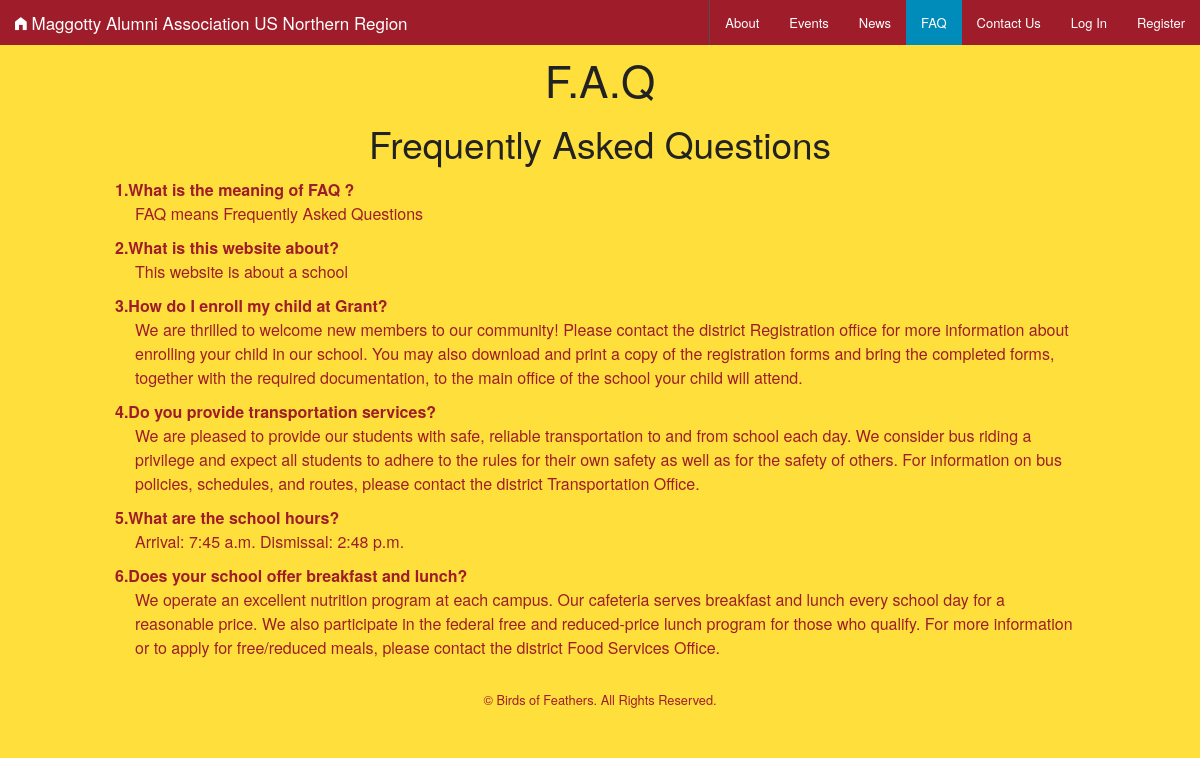
Screenshot of /birdsoffeathers/faq.php with the database file from the repository.
### tables this page shows
CREATE TABLE `FAQContent` (
  `FAQID` int(11) NOT NULL AUTO_INCREMENT,
  `FAQQuestion` varchar(200) NOT NULL,
  `FAQAnswer` varchar(4000) NOT NULL,
  `FAQStatus` enum('Inactive','Active') NOT NULL,
  PRIMARY KEY (`FAQID`)
);

### birdsoffeathers/faq.php (the view, shortened to what this page needs)
<?php
include_once("config.php");
include("topbardata.php");
?>
<!doctype html>
<html>
   <head>
        <link rel="stylesheet" href="css/foundation.css" />
        <link rel="stylesheet" href="css/foundation-datepicker.css" />
        <link rel="stylesheet" href="css/foundation-icons.css" />
        <link rel="stylesheet" href="css/app.css" />
   </head>
</head>
<body>
<nav class="top-bar" data-topbar role="navigation" background="white">
      <ul class="title-area">
        <li class="name">
        <h1><a href="faq.php"><i class="fi-home large"></i> Maggotty Alumni Association US Northern Region</a></h1>
        </li>
      </ul>
      <section class="top-bar-section">
        <ul class="right">
        </ul>
      </section>
    </nav>
<div class="row" align="center">
<h1>F.A.Q </h1>
<h2> Frequently Asked Questions</h2>
<div class="small-12 columns" align="left">
<?php
$sql = "SELECT * FROM FAQContent";
$res = mysqli_query($db,$sql) or die(mysql_error());
if (mysqli_num_rows($res)> 0) {
    $i = 1;
    while ($row = mysqli_fetch_assoc($res)){
        $questions = $row['FAQQuestion'];
        $answers = $row['FAQAnswer'];
        echo'<div class="faq"><span class="questions">'.$i.'.'.$questions.'</span><br /><div class="answers">'.$answers.'</div></div>';
        $i++;
    }
}else{
    echo "there are no FAQs at this time";
}
?>
</div>
</div>
<div class="row" style="margin-top:10px;">
      <div class="small-12">
        <footer style="margin-top:10px;">
           <p style="text-align:center; font-size:0.8em;">&copy; Birds of Feathers. All Rights Reserved.</p>
        </footer>
      </div>
    </div>
  </body>
</html>

### birdsoffeathers/css/app.css (style rules this page uses)
body { background: #ffdf3b; color: #9f1d2a; padding: 0; margin: 0; font-family: "Helvetica Neue", "Helvetica", Helvetica, Arial, sans-serif; font-weight: normal; font-style: normal; line-height: 150%; position: relative; cursor: default; }
.top-bar { overflow: hidden; height: 45px; line-height: 45px; position: relative; background: #9f1d2a; margin-bottom: 0; }
.top-bar ul { margin-bottom: 0; list-style: none; }
.top-bar .title-area { position: relative; margin: 0; }
.top-bar .name { height: 45px; margin: 0; font-size: 16px; }
.top-bar .name h1 { line-height: 45px; font-size: 1.0625rem; margin: 0; }
.top-bar .name h1 a { font-weight: normal; color: white; width: 75%; display: block; padding: 0 15px; }
.top-bar-section { left: 0; position: relative; width: auto; transition: left 300ms ease-out; }
.top-bar-section ul { padding: 0; width: 100%; height: auto; display: block; font-size: 16px; margin: 0; }
@media only screen and (min-width: 40.063em) { .top-bar { background: #9f1d2a; overflow: visible; } }
@media only screen and (min-width: 40.063em) { .top-bar:before, .top-bar:after { content: " "; display: table; } }
@media only screen and (min-width: 40.063em) { .top-bar:after { clear: both; } }
@media only screen and (min-width: 40.063em) { .top-bar .title-area { float: left; } }
@media only screen and (min-width: 40.063em) { .top-bar .name h1 a { width: auto; } }
@media only screen and (min-width: 40.063em) { .top-bar-section { transition: none 0 0; left: 0 !important; } }
@media only screen and (min-width: 40.063em) { .top-bar-section ul { width: auto; height: auto !important; display: inline; } }

### birdsoffeathers/faq.php (style rules this page uses)
.faq { margin-bottom: 10px; }
.questions { font-weight: bold; font-size: 16px; }
.answers { margin-left: 20px; }

### rows the page displays
faqcontent: FAQQuestion "What is the meaning of FAQ ?", FAQAnswer "FAQ means Frequently Asked Questions"
faqcontent: FAQQuestion "What is this website about?", FAQAnswer "This website is about a school"
faqcontent: FAQQuestion "How do I enroll my child at Grant?", FAQAnswer "We are thrilled to welcome new members to our community! Please contact the district Registration office for more information about enrolling your child in our school. You may also download and print a copy of the registration forms and bring the completed forms, together with the required documentation, to the main office of the school your child will attend."
faqcontent: FAQQuestion "Do you provide transportation services?", FAQAnswer "We are pleased to provide our students with safe, reliable transportation to and from school each day. We consider bus riding a privilege and expect all students to adhere to the rules for their own safety as well as for the safety of others. For information on bus policies, schedules, and routes, please contact the district Transportation Office."
faqcontent: FAQQuestion "What are the school hours?", FAQAnswer "Arrival: 7:45 a.m. Dismissal: 2:48 p.m."
faqcontent: FAQQuestion "Does your school offer breakfast and lunch?", FAQAnswer "We operate an excellent nutrition program at each campus. Our cafeteria serves breakfast and lunch every school day for a reasonable price. We also participate in the federal free and reduced-price lunch program for those who qualify. For more information or to apply for free/reduced meals, please contact the district Food Services Office."
